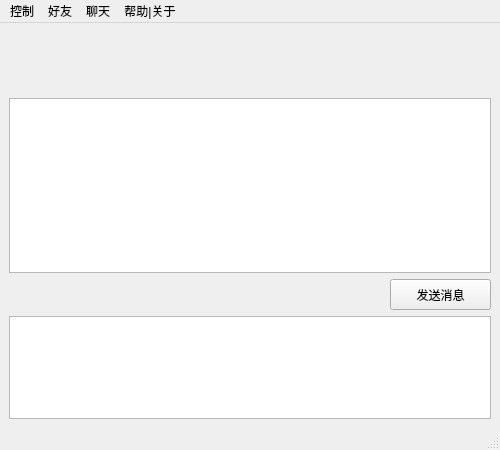
<?xml version="1.0" encoding="UTF-8"?>
<ui version="4.0">
 <class>ChatWidget</class>
 <widget class="QMainWindow" name="ChatWidget">
  <property name="geometry">
   <rect>
    <x>0</x>
    <y>0</y>
    <width>500</width>
    <height>450</height>
   </rect>
  </property>
  <property name="windowTitle">
   <string>MainWindow</string>
  </property>
  <widget class="QWidget" name="centralwidget">
   <layout class="QVBoxLayout" name="verticalLayout_2">
    <item>
     <layout class="QHBoxLayout" name="horizontalLayout_4">
      <item>
       <widget class="QLabel" name="PeerLogo">
        <property name="minimumSize">
         <size>
          <width>60</width>
          <height>60</height>
         </size>
        </property>
        <property name="maximumSize">
         <size>
          <width>60</width>
          <height>60</height>
         </size>
        </property>
       </widget>
      </item>
      <item>
       <widget class="QLabel" name="LPeerName">
        <property name="text">
         <string/>
        </property>
       </widget>
      </item>
      <item>
       <spacer name="horizontalSpacer_3">
        <property name="orientation">
         <enum>Qt::Horizontal</enum>
        </property>
        <property name="sizeHint" stdset="0">
         <size>
          <width>40</width>
          <height>20</height>
         </size>
        </property>
       </spacer>
      </item>
     </layout>
    </item>
    <item>
     <layout class="QVBoxLayout" name="verticalLayout">
      <item>
       <widget class="QTextBrowser" name="MsgArea"/>
      </item>
      <item>
       <layout class="QHBoxLayout" name="horizontalLayout">
        <item>
         <spacer name="horizontalSpacer">
          <property name="orientation">
           <enum>Qt::Horizontal</enum>
          </property>
          <property name="sizeHint" stdset="0">
           <size>
            <width>40</width>
            <height>20</height>
           </size>
          </property>
         </spacer>
        </item>
        <item>
         <widget class="QPushButton" name="DoSend">
          <property name="minimumSize">
           <size>
            <width>101</width>
            <height>31</height>
           </size>
          </property>
          <property name="maximumSize">
           <size>
            <width>101</width>
            <height>31</height>
           </size>
          </property>
          <property name="text">
           <string>发送消息</string>
          </property>
         </widget>
        </item>
       </layout>
      </item>
      <item>
       <widget class="QTextEdit" name="MsgEdit">
        <property name="maximumSize">
         <size>
          <width>16777215</width>
          <height>120</height>
         </size>
        </property>
       </widget>
      </item>
     </layout>
    </item>
   </layout>
  </widget>
  <widget class="QMenuBar" name="menubar">
   <property name="geometry">
    <rect>
     <x>0</x>
     <y>0</y>
     <width>500</width>
     <height>25</height>
    </rect>
   </property>
   <widget class="QMenu" name="menu">
    <property name="title">
     <string>控制</string>
    </property>
    <addaction name="ActMinSize"/>
    <addaction name="ActClose"/>
   </widget>
   <widget class="QMenu" name="menu_2">
    <property name="title">
     <string>好友</string>
    </property>
    <addaction name="ActPeerInfo"/>
   </widget>
   <widget class="QMenu" name="menu_3">
    <property name="title">
     <string>聊天</string>
    </property>
    <addaction name="ActSend"/>
    <addaction name="ActClear"/>
    <addaction name="separator"/>
    <addaction name="ActChatLog"/>
   </widget>
   <widget class="QMenu" name="menu_guanyu">
    <property name="title">
     <string>帮助|关于</string>
    </property>
    <addaction name="ActAbout"/>
    <addaction name="ActMember"/>
    <addaction name="ActABoutQt"/>
    <addaction name="ActVer"/>
    <addaction name="separator"/>
    <addaction name="ActJyboxIndex"/>
    <addaction name="ActCheckNew"/>
    <addaction name="ActUserBBS"/>
   </widget>
   <addaction name="menu"/>
   <addaction name="menu_2"/>
   <addaction name="menu_3"/>
   <addaction name="menu_guanyu"/>
  </widget>
  <widget class="QStatusBar" name="statusbar"/>
  <action name="ActMinSize">
   <property name="text">
    <string>最小化</string>
   </property>
  </action>
  <action name="ActClose">
   <property name="text">
    <string>关闭</string>
   </property>
  </action>
  <action name="ActPeerInfo">
   <property name="icon">
    <iconset resource="res.qrc">
     <normaloff>:/Act/images/web.png</normaloff>:/Act/images/web.png</iconset>
   </property>
   <property name="text">
    <string>查看对方资料</string>
   </property>
  </action>
  <action name="ActSend">
   <property name="text">
    <string>发送消息</string>
   </property>
  </action>
  <action name="ActClear">
   <property name="text">
    <string>清屏</string>
   </property>
  </action>
  <action name="ActAbout">
   <property name="icon">
    <iconset resource="res.qrc">
     <normaloff>:/Act/images/web.png</normaloff>:/Act/images/web.png</iconset>
   </property>
   <property name="text">
    <string>零毫秒是什么？</string>
   </property>
  </action>
  <action name="ActMember">
   <property name="text">
    <string>合作开发人员名单</string>
   </property>
  </action>
  <action name="ActABoutQt">
   <property name="text">
    <string>感谢Qt</string>
   </property>
  </action>
  <action name="ActVer">
   <property name="text">
    <string>版本信息</string>
   </property>
  </action>
  <action name="ActJyboxIndex">
   <property name="icon">
    <iconset resource="res.qrc">
     <normaloff>:/Act/images/web.png</normaloff>:/Act/images/web.png</iconset>
   </property>
   <property name="text">
    <string>精英盒子主页</string>
   </property>
  </action>
  <action name="ActCheckNew">
   <property name="icon">
    <iconset resource="res.qrc">
     <normaloff>:/Act/images/web.png</normaloff>:/Act/images/web.png</iconset>
   </property>
   <property name="text">
    <string>检查新版本</string>
   </property>
  </action>
  <action name="ActUserBBS">
   <property name="icon">
    <iconset resource="res.qrc">
     <normaloff>:/Act/images/web.png</normaloff>:/Act/images/web.png</iconset>
   </property>
   <property name="text">
    <string>用户论坛</string>
   </property>
  </action>
  <action name="ActChatLog">
   <property name="text">
    <string>聊天记录</string>
   </property>
  </action>
 </widget>
 <resources>
  <include location="res.qrc"/>
 </resources>
 <connections/>
</ui>
